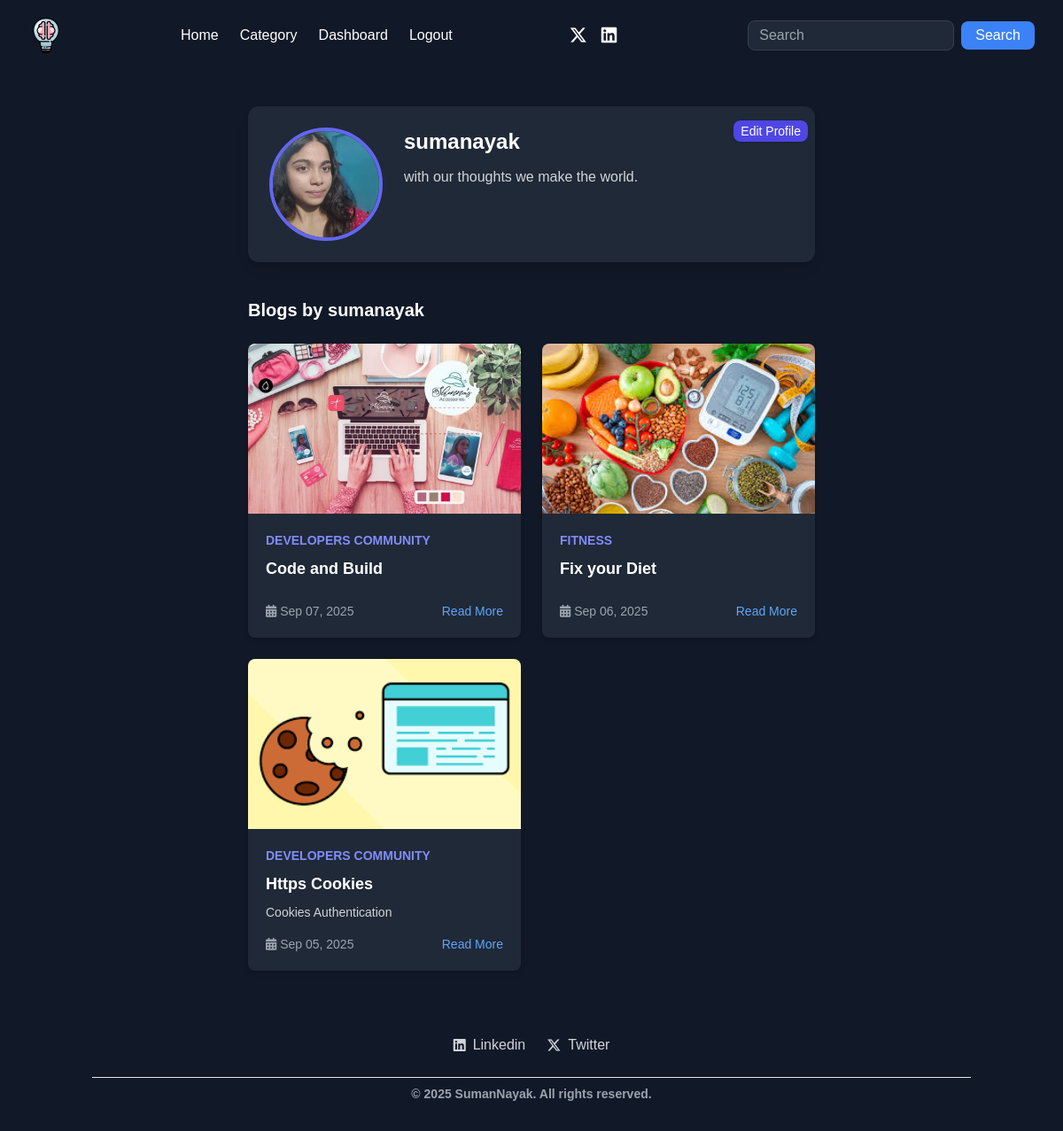
/auth/dashboard/ (signed in), run on an earlier commit of the app's database.
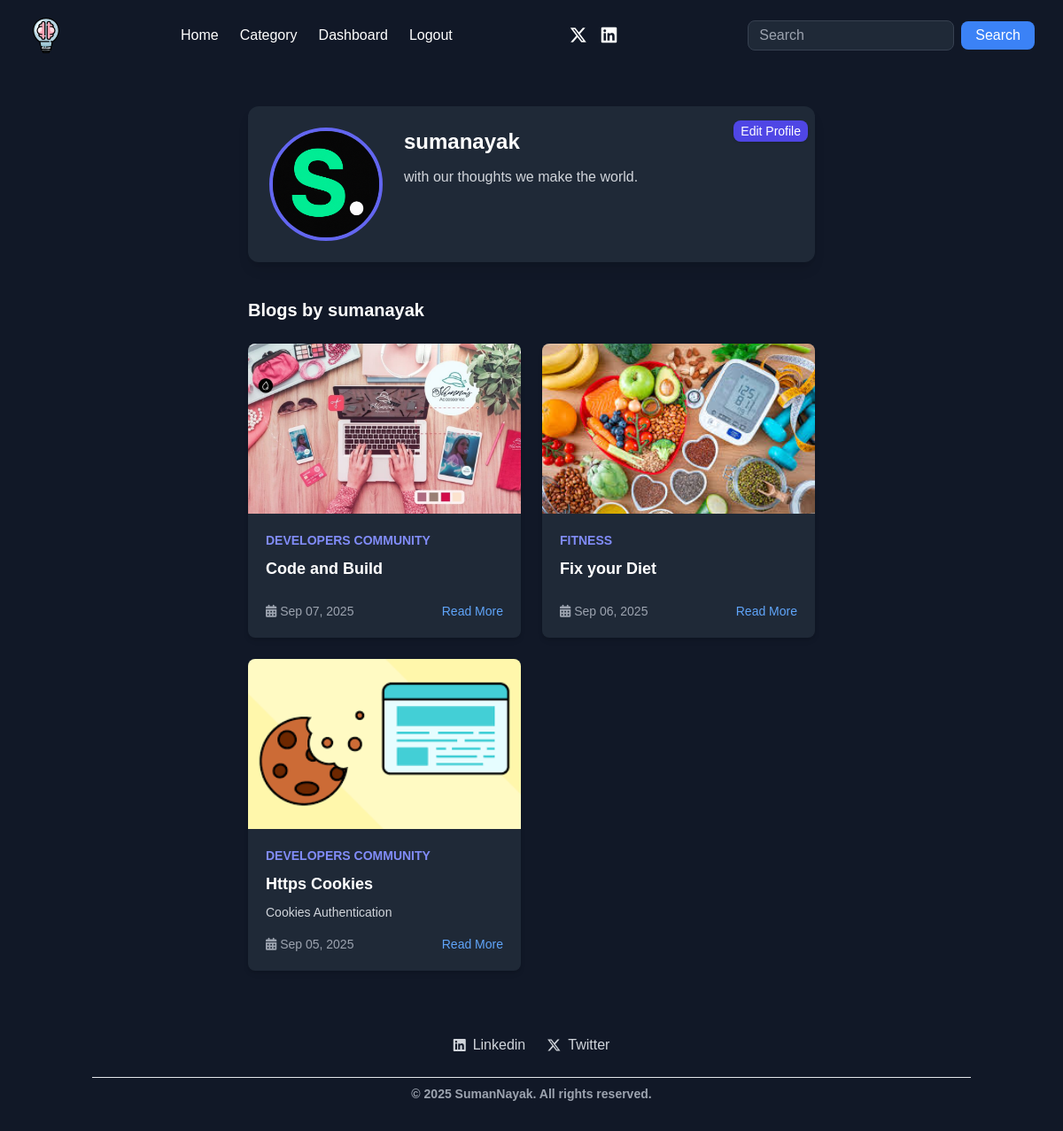
And on a later commit of the database.
### users/models.py (models this page shows, shortened)
class Profile(models.Model):
    author = models.OneToOneField(User,on_delete=models.CASCADE,related_name="profile")
    pic = models.ImageField(storage=MediaCloudinaryStorage(), default='default.png',upload_to=get_pic_path,validators=[FileExtensionValidator(['png','jpg','jpeg','webp'])])
    bio = models.TextField(blank=True,null=True)

### users/views.py (the view)
# urls.py: path('dashboard/', views.dashboard, name='dashboard'),
@login_required
def dashboard(request):
    profile = Profile.objects.filter(author=request.user).first()
    post = Catblog.objects.filter(author=request.user)
    return render(request,'dashboard.html',{'profile':profile,'post':post})

### templates/dashboard.html (shortened to what this page needs)
{% extends 'base.html' %}
{% load static %}
{% block content %}
<section class="py-10 bg-gray-900 text-gray-100">
  <div class="max-w-2xl mx-auto px-4">
    <div class="bg-gray-800 rounded-xl p-6 shadow-lg flex flex-col md:flex-row items-center md:items-start md:space-x-6 relative">
      <img src="{{ profile.pic.url }}" alt="{{ profile.author.username }}"
           class="w-32 h-32 rounded-full object-cover border-4 border-indigo-500">
      <div class="mt-4 md:mt-0 text-center md:text-left flex-1">
        <h2 class="text-2xl font-bold text-white">{{ profile.author.username }}</h2>
        <p class="mt-3 text-gray-300">{{ profile.bio }}</p>
      </div>
      {% if request.user == profile.author %}
      <div class="absolute top-4 right-2">
        <a href="{% url 'profile_edit' %}"
           class="px-2 py-1 text-sm font-medium bg-indigo-600 hover:bg-indigo-700 text-white rounded-lg shadow transition">
          Edit Profile
        </a>
      </div>
      {% endif %}
    </div>
    <div class="mt-10">
      <h3 class="text-xl font-bold text-white mb-6">Blogs by {{ profile.author.username }}</h3>
      {% if post %}
        <div class="grid gap-6 sm:grid-cols-2">
          {% for blog in post %}
            <div class="bg-gray-800 rounded-lg shadow-md overflow-hidden flex flex-col">
              {% if blog.blog_image %}
                <img src="{{ blog.blog_image.url }}" alt="{{ blog.title }}" class="h-48 w-full object-cover">
              {% else %}
                <div class="h-48 w-full bg-gray-700 flex items-center justify-center text-gray-400">
                  No Image
                </div>
              {% endif %}
              <div class="p-5 flex-1 flex flex-col">
                <span class="text-sm text-indigo-400 font-semibold uppercase">{{ blog.category.name }}</span>
                <h4 class="text-lg font-bold text-white mt-2">{{ blog.title }}</h4>
                <p class="text-gray-300 text-sm mt-2 line-clamp-3">{{ blog.small_description }}</p>
                <div class="mt-auto flex items-center justify-between text-sm text-gray-400 pt-4">
                  <span><i class="fas fa-calendar-alt"></i> {{ blog.created_at|date:"M d, Y" }}</span>
                  <a href="{% url 'blog_view' blog.category.slug blog.slug %}" class="text-blue-400 hover:underline">Read More</a>
                </div>
              </div>
            </div>
          {% endfor %}
        </div>
      {% else %}
        <p class="text-gray-400">No posts yet.</p>
      {% endif %}
    </div>
  </div>
</section>
{% endblock %}

What changed in the data, as far as the page shows it:
changed Profile "with our thoughts we make the world.": pic: a different picture
